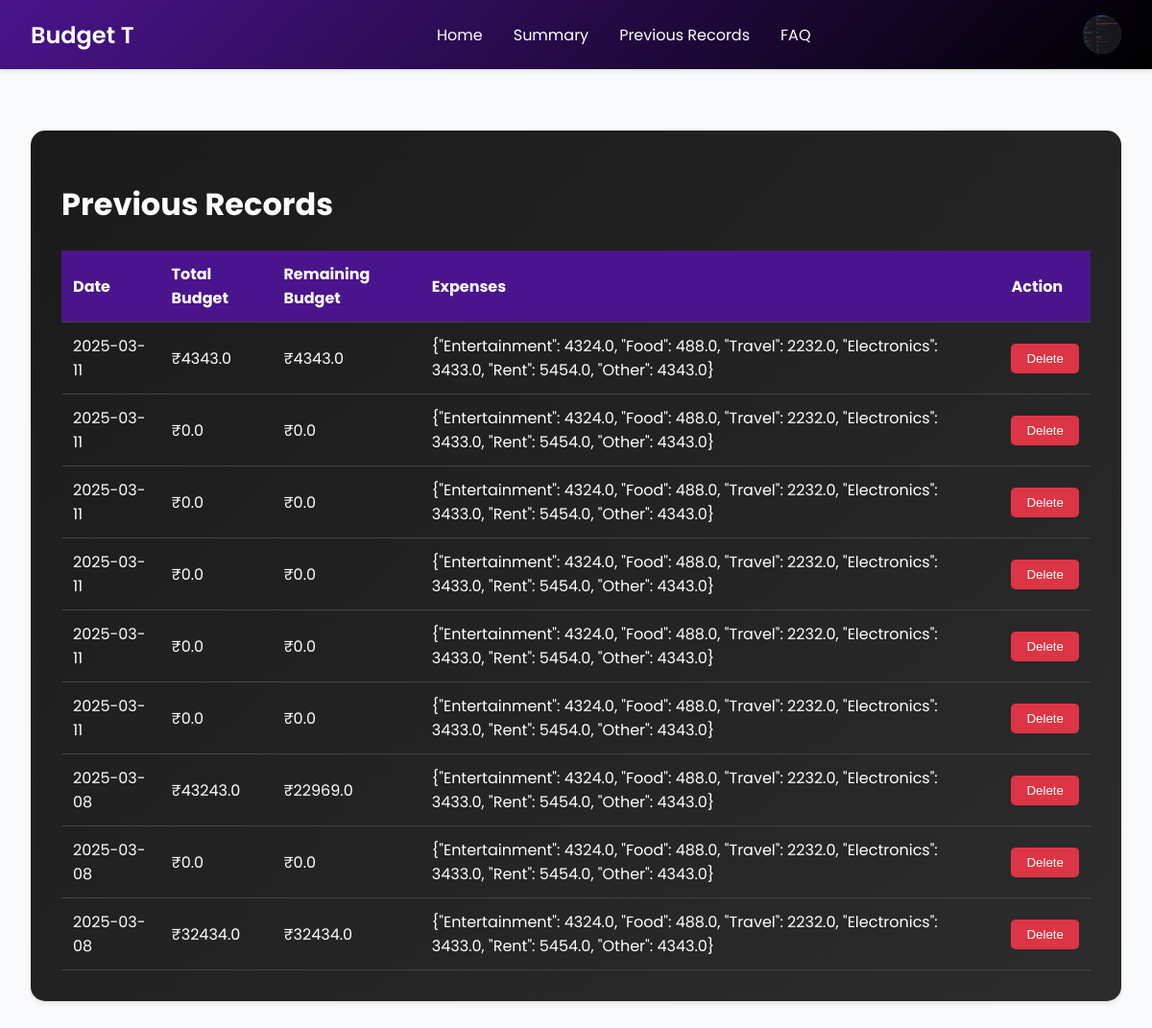
/previous_records (signed in), run on the app's committed database.
### app.py (models this page shows)
class User(UserMixin, db.Model):
    id = db.Column(db.Integer, primary_key=True)
    username = db.Column(db.String(80), unique=True, nullable=False)
    email = db.Column(db.String(120), unique=True, nullable=False)
    password = db.Column(db.String(120), nullable=False)
    profile_image = db.Column(db.String(120), nullable=True)

class PreviousBudget(db.Model):
    id = db.Column(db.Integer, primary_key=True)
    user_id = db.Column(db.Integer, db.ForeignKey('user.id'), nullable=False)
    total_budget = db.Column(db.Float, nullable=False)
    remaining_budget = db.Column(db.Float, nullable=True)
    expenses = db.Column(db.String(500), nullable=False)  # JSON string of expenses
    date = db.Column(db.String(10), nullable=False)

### app.py (the view)
@app.route('/previous_records')
@login_required
def previous_records():
    user_id = current_user.id
    previous_budgets = PreviousBudget.query.filter_by(user_id=user_id).order_by(PreviousBudget.date.desc()).all()
    return render_template('previous_records.html', previous_budgets=previous_budgets)

### app.py (called while the page is built)
@login_manager.user_loader
def load_user(user_id):
    return User.query.get(int(user_id))

@app.context_processor
def inject_user():
    return dict(current_user=current_user)

### templates/previous_records.html (shortened to what this page needs)
{% extends "base.html" %}
{% block content %}
<div class="previous-records">
    <h1>Previous Records</h1>
    <table>
        <thead>
            <tr>
                <th>Date</th>
                <th>Total Budget</th>
                <th>Remaining Budget</th>
                <th>Expenses</th>
                <th>Action</th>
            </tr>
        </thead>
        <tbody>
            {% for budget in previous_budgets %}
            <tr>
                <td>{{ budget.date }}</td>
                <td>₹{{ budget.total_budget }}</td>
                <td>₹{{ budget.remaining_budget }}</td>
                <td>{{ budget.expenses }}</td>
                <td><button class="delete-btn" onclick="deleteRecord({{ budget.id }})">Delete</button></td>
            </tr>
            {% endfor %}
        </tbody>
    </table>
</div>
{% endblock %}

### templates/base.html (shortened to what this page needs)
<!DOCTYPE html>
<html lang="en">
<head>
    <link rel="stylesheet" href="{{ url_for('static', filename='css/style.css') }}">
    <link rel="stylesheet" href="https://cdnjs.cloudflare.com/ajax/libs/font-awesome/6.0.0-beta3/css/all.min.css">
</head>
<body>
    {% if current_user.is_authenticated %}
    <nav class="navbar">
        <div class="nav-left">
            <a href="{{ url_for('index') }}" class="website-name">Budget T</a>
        </div>
        <div class="nav-middle">
            <a href="{{ url_for('index') }}">Home</a>
            <a href="{{ url_for('summary') }}">Summary</a>
            <a href="{{ url_for('previous_records') }}">Previous Records</a>
            <a href="{{ url_for('faq') }}">FAQ</a>
        </div>
        <div class="nav-right">
            <div class="profile-dropdown">
                <div class="profile-circle" id="navProfileIcon">
                    {% if current_user.profile_image %}
                        <img src="{{ url_for('static', filename='profile_images/' + current_user.profile_image) }}"
                             alt="Profile" class="profile-icon">
                    {% else %}
                        <span class="profile-initial">{{ current_user.username[0] | upper }}</span>
                    {% endif %}
                </div>
            </div>
        </div>
    </nav>
    {% endif %}
    <main class="container">
        {% block content %}{% endblock %}
    </main>
</body>
</html>

### static/css/style.css (style rules this page uses)
body { font-family: 'Poppins', sans-serif; margin: 0; padding: 0; background-color: #f8f9fa; color: #333; }
.navbar { background: linear-gradient(135deg, #4a148c, #000000); padding: 1rem 2rem; display: flex; justify-content: space-between; align-items: center; color: white; box-shadow: 0 2px 4px rgba(0, 0, 0, 0.1); }
.nav-left, .nav-middle, .nav-right { display: flex; align-items: center; }
.nav-left .website-name { font-size: 1.5rem; font-weight: 600; color: white; text-decoration: none; margin-right: 2rem; }
.nav-middle a { color: white; text-decoration: none; margin: 0 1rem; font-size: 1rem; transition: opacity 0.3s ease; }
.nav-right .profile-circle { width: 40px; height: 40px; border-radius: 50%; background-color: #6a1b9a; display: flex; justify-content: center; align-items: center; color: white; font-size: 1.2rem; font-weight: 500; cursor: pointer; }
.container { padding: 2rem; }
.previous-records { max-width: 1200px; margin: 2rem auto; padding: 1rem; background: white; border-radius: 10px; box-shadow: 0 2px 4px rgba(0, 0, 0, 0.1); }
.profile-dropdown { position: relative; display: inline-block; }
.profile-circle { width: 40px; height: 40px; border-radius: 50%; background-color: #6a1b9a; display: flex; justify-content: center; align-items: center; overflow: hidden; cursor: pointer; position: relative; z-index: 1; }
.profile-icon { width: 100%; height: 100%; object-fit: cover; pointer-events: none; }

### templates/previous_records.html (style rules this page uses)
.previous-records { background: linear-gradient(135deg, #1a1a1a, #2c2c2c); padding: 2rem; border-radius: 15px; color: white; }
.previous-records h1 { font-size: 2rem; margin-bottom: 1.5rem; }
.previous-records table { width: 100%; border-collapse: collapse; margin-top: 1rem; }
.previous-records th, .previous-records td { padding: 0.75rem; text-align: left; border-bottom: 1px solid #444; }
.previous-records th { background-color: #4a148c; color: white; }
.delete-btn { background: #dc3545; color: white; border: none; border-radius: 5px; padding: 0.5rem 1rem; cursor: pointer; transition: background 0.3s ease; }

### data on the page
User: profile_image (picture)
PreviousBudget: date "2025-03-11", total_budget "4343.0", remaining_budget "4343.0", expenses "{\"Entertainment\": 4324.0, \"Food\": 488.0, \"Travel\": 2232.0, \"Electronics\": 3433.0, \"Rent\": 5454.0, \"Other\": 4343.0}"
PreviousBudget: date "2025-03-11", total_budget "0.0", remaining_budget "0.0", expenses "{\"Entertainment\": 4324.0, \"Food\": 488.0, \"Travel\": 2232.0, \"Electronics\": 3433.0, \"Rent\": 5454.0, \"Other\": 4343.0}"
PreviousBudget: date "2025-03-11", total_budget "0.0", remaining_budget "0.0", expenses "{\"Entertainment\": 4324.0, \"Food\": 488.0, \"Travel\": 2232.0, \"Electronics\": 3433.0, \"Rent\": 5454.0, \"Other\": 4343.0}"
PreviousBudget: date "2025-03-11", total_budget "0.0", remaining_budget "0.0", expenses "{\"Entertainment\": 4324.0, \"Food\": 488.0, \"Travel\": 2232.0, \"Electronics\": 3433.0, \"Rent\": 5454.0, \"Other\": 4343.0}"
PreviousBudget: date "2025-03-11", total_budget "0.0", remaining_budget "0.0", expenses "{\"Entertainment\": 4324.0, \"Food\": 488.0, \"Travel\": 2232.0, \"Electronics\": 3433.0, \"Rent\": 5454.0, \"Other\": 4343.0}"
PreviousBudget: date "2025-03-11", total_budget "0.0", remaining_budget "0.0", expenses "{\"Entertainment\": 4324.0, \"Food\": 488.0, \"Travel\": 2232.0, \"Electronics\": 3433.0, \"Rent\": 5454.0, \"Other\": 4343.0}"
PreviousBudget: date "2025-03-08", total_budget "43243.0", remaining_budget "22969.0", expenses "{\"Entertainment\": 4324.0, \"Food\": 488.0, \"Travel\": 2232.0, \"Electronics\": 3433.0, \"Rent\": 5454.0, \"Other\": 4343.0}"
PreviousBudget: date "2025-03-08", total_budget "0.0", remaining_budget "0.0", expenses "{\"Entertainment\": 4324.0, \"Food\": 488.0, \"Travel\": 2232.0, \"Electronics\": 3433.0, \"Rent\": 5454.0, \"Other\": 4343.0}"
PreviousBudget: date "2025-03-08", total_budget "32434.0", remaining_budget "32434.0", expenses "{\"Entertainment\": 4324.0, \"Food\": 488.0, \"Travel\": 2232.0, \"Electronics\": 3433.0, \"Rent\": 5454.0, \"Other\": 4343.0}"
